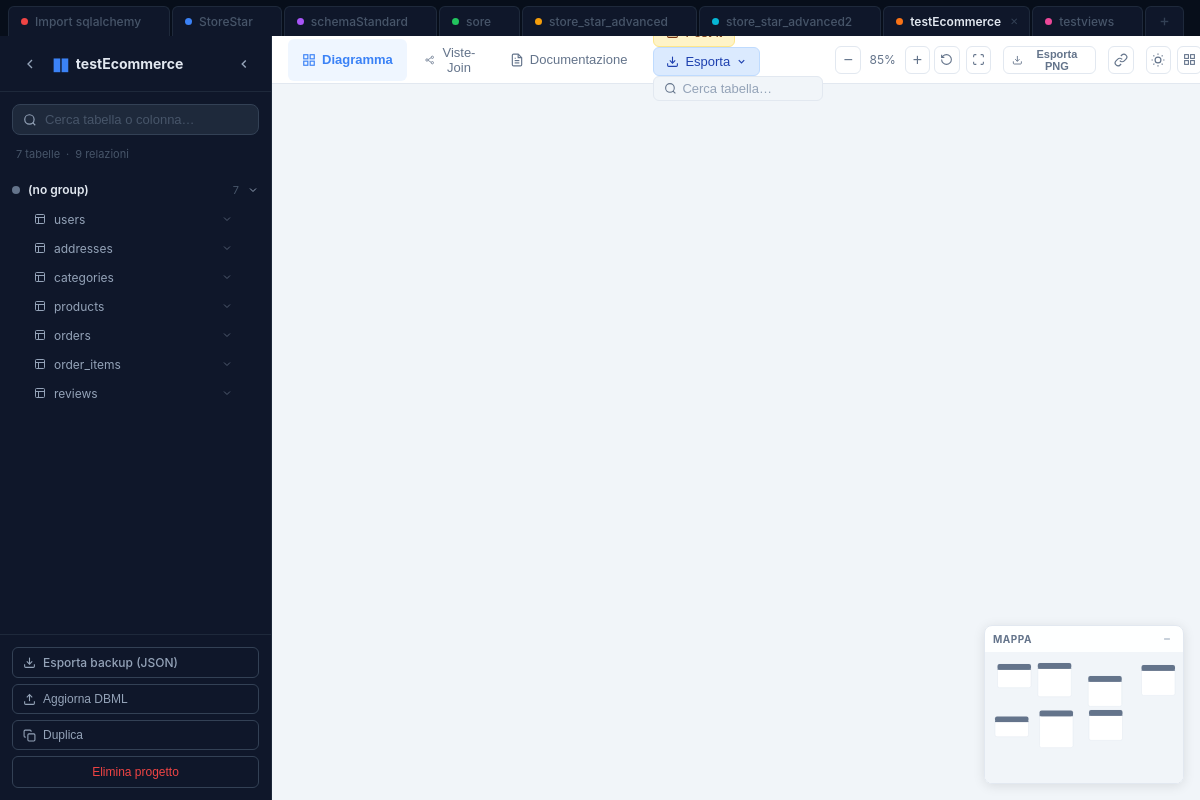
Screenshot of /project/3597344a160b with the database file from the repository.
### models.py (models this page shows)
class Project(Base):
    __tablename__ = "projects"
    id:              Mapped[str]            = mapped_column(String(16), primary_key=True)
    name:            Mapped[str]            = mapped_column(String(255), nullable=False)
    tables_data:     Mapped[str]            = mapped_column(Text, default="{}")
    groups_data:     Mapped[str]            = mapped_column(Text, default="{}")
    refs_data:       Mapped[str]            = mapped_column(Text, default="[]")
    ungrouped_data:  Mapped[str]            = mapped_column(Text, default="[]")
    saved_positions:  Mapped[str]           = mapped_column(Text, default="{}")
    notes_data:       Mapped[str]           = mapped_column(Text, default="[]")   # post-it notes
    markdown_notes:   Mapped[Optional[str]] = mapped_column(Text, default="")
    column_notes_data: Mapped[str]          = mapped_column(Text, default="{}")   # "table::col" → note
    enums_data:        Mapped[str]          = mapped_column(Text, default="[]")   # enum definitions from DBML
    views_data:        Mapped[str]          = mapped_column(Text, default="[]")   # saved join views
    doc_notes_data:    Mapped[str]          = mapped_column(Text, default="[]")   # multi-note docs
    table_notes_data:  Mapped[str]          = mapped_column(Text, default="{}")   # tname → table note override
    created_at:      Mapped[Optional[datetime]] = mapped_column(
        DateTime, server_default=func.now()
    )

### routers/pages.py (the view)
@router.get("/project/{pid}", response_class=HTMLResponse)
async def project_view(request: Request, pid: str, db: Session = Depends(get_db)):
    project  = _to_dict(_get_or_404(db, pid))
    all_tabs = [_to_dict_tab(p) for p in db.query(Project).order_by(Project.name).all()]
    return templates.TemplateResponse("project.html", {
        "request":      request,
        "project":      project,
        "project_json": json.dumps(project),
        "all_projects": all_tabs,
    })

### templates/project.html (shortened to what this page needs)
<!DOCTYPE html>
<html lang="it">
<head>
  <link rel="stylesheet" href="/static/css/base.css?v=2" />
  <link rel="stylesheet" href="/static/css/layout.css?v=2" />
  <link rel="stylesheet" href="/static/css/sidebar.css" />
  <link rel="stylesheet" href="/static/css/diagram.css?v=3" />
  <link rel="stylesheet" href="/static/css/docs.css?v=2" />
  <link rel="stylesheet" href="/static/css/notes.css" />
  <link rel="stylesheet" href="/static/css/joinview.css?v=2" />
  <link rel="stylesheet" href="https://cdn.jsdelivr.net/npm/easymde/dist/easymde.min.css" />
</head>
<body class="project-page">
<div class="project-tabs" id="projectTabs">
  {% for p in all_projects %}
  <div class="project-tab{% if p.id == project.id %} active{% endif %}" data-id="{{ p.id }}" title="{{ p.name }}">
    <a href="/project/{{ p.id }}" class="tab-link">
      <span class="tab-dot" style="background:{{ ['#ef4444','#3b82f6','#a855f7','#22c55e','#f59e0b','#06b6d4','#f97316','#ec4899'][loop.index0 % 8] }}"></span>
      <span class="tab-name">{{ p.name }}</span>
    </a>
    <button class="tab-close"
            data-active="{{ 'true' if p.id == project.id else 'false' }}"
            title="Chiudi">&#10005;</button>
  </div>
  {% endfor %}
  <a href="/" class="project-tab project-tab-new" title="Tutti i progetti / Nuovo">
    <svg width="13" height="13" viewBox="0 0 24 24" fill="none" stroke="currentColor" stroke-width="2.5"><line x1="12" y1="5" x2="12" y2="19"/><line x1="5" y1="12" x2="19" y2="12"/></svg>
  </a>
</div>
<div class="app-layout">
  <aside class="sidebar" id="sidebar">
    <div class="sidebar-brand">
      <a href="/" class="back-btn" title="Tutti i progetti">
        <svg width="16" height="16" viewBox="0 0 24 24" fill="none" stroke="currentColor" stroke-width="2"><polyline points="15 18 9 12 15 6"/></svg>
      </a>
      <span class="brand-logo">&#9646;&#9646;</span>
      <span class="brand-name" id="brandName" title="Clicca per rinominare" onclick="startRename()">
        <span id="brandNameText">{{ project.name }}</span>
      </span>
      <button class="sidebar-collapse-btn" id="sidebarCollapseBtn" onclick="toggleSidebar()" title="Nascondi sidebar">
        <svg width="14" height="14" viewBox="0 0 24 24" fill="none" stroke="currentColor" stroke-width="2.5"><polyline points="15 18 9 12 15 6"/></svg>
      </button>
    </div>
    <div class="sidebar-search">
      <svg width="14" height="14" viewBox="0 0 24 24" fill="none" stroke="currentColor" stroke-width="2" class="search-icon"><circle cx="11" cy="11" r="8"/><line x1="21" y1="21" x2="16.65" y2="16.65"/></svg>
      <input type="text" id="tableSearch" placeholder="Cerca tabella o colonna…"
             oninput="globalSearch(this.value)" />
    </div>
    <div class="sidebar-stats">
      <span>{{ project.tables | length }} tabelle</span>
      <span>&middot;</span>
      <span>{{ project.refs | length }} relazioni</span>
    </div>
    <nav class="sidebar-nav" id="sidebarNav">
      {% if project.ungrouped %}
      <div class="nav-group" data-group="__ungrouped__">
        <div class="nav-group-header" onclick="toggleGroup(this)">
          <span class="nav-group-dot" style="background:#64748b"></span>
          <span class="nav-group-name">(no group)</span>
          <span class="nav-group-count">{{ project.ungrouped | length }}</span>
          <svg class="nav-group-chevron" width="12" height="12" viewBox="0 0 24 24" fill="none" stroke="currentColor" stroke-width="2"><polyline points="6 9 12 15 18 9"/></svg>
        </div>
        <div class="nav-group-tables">
          {% for tname in project.ungrouped %}
          {% if tname in project.tables %}
          <div class="nav-table-wrapper">
            <div class="nav-table-item" onclick="toggleTableExpand(this, '{{ tname }}', event)" data-table="{{ tname }}">
              <svg width="12" height="12" viewBox="0 0 24 24" fill="none" stroke="currentColor" stroke-width="2"><rect x="3" y="3" width="18" height="18" rx="2"/><line x1="3" y1="9" x2="21" y2="9"/><line x1="9" y1="21" x2="9" y2="9"/></svg>
              <span>{{ project.tables[tname].name }}</span>
              <svg class="nav-table-chevron" width="12" height="12" viewBox="0 0 24 24" fill="none" stroke="currentColor" stroke-width="2"><polyline points="6 9 12 15 18 9"/></svg>
            </div>
          </div>
          {% endif %}
          {% endfor %}
        </div>
      </div>
      {% endif %}
    </nav>
    <div class="sidebar-footer">
      <a href="/project/{{ project.id }}/export" class="btn-sidebar-action" style="text-decoration:none; margin-bottom:6px">
        <svg width="13" height="13" viewBox="0 0 24 24" fill="none" stroke="currentColor" stroke-width="2"><path d="M21 15v4a2 2 0 0 1-2 2H5a2 2 0 0 1-2-2v-4"/><polyline points="7 10 12 15 17 10"/><line x1="12" y1="15" x2="12" y2="3"/></svg>
        Esporta backup (JSON)
      </a>
      <form action="/project/{{ project.id }}/reupload" method="post"
            enctype="multipart/form-data" id="reuploadForm">
        <button type="button" class="btn-sidebar-action"
                onclick="document.getElementById('reuploadFile').click()">
          <svg width="13" height="13" viewBox="0 0 24 24" fill="none" stroke="currentColor" stroke-width="2"><path d="M21 15v4a2 2 0 0 1-2 2H5a2 2 0 0 1-2-2v-4"/><polyline points="17 8 12 3 7 8"/><line x1="12" y1="3" x2="12" y2="15"/></svg>
          Aggiorna DBML
        </button>
      </form>
      <form action="/project/{{ project.id }}/duplicate" method="post">
        <button type="submit" class="btn-sidebar-action">
          <svg width="13" height="13" viewBox="0 0 24 24" fill="none" stroke="currentColor" stroke-width="2"><rect x="9" y="9" width="13" height="13" rx="2"/><path d="M5 15H4a2 2 0 0 1-2-2V4a2 2 0 0 1 2-2h9a2 2 0 0 1 2 2v1"/></svg>
          Duplica
        </button>
      </form>
      <form action="/project/{{ project.id }}/delete" method="post"
            onsubmit="return confirm('Eliminare il progetto?')">
        <button type="submit" class="btn-delete">Elimina progetto</button>
      </form>
    </div>
  </aside>
  <main class="main-area">
    <div class="main-toolbar">
      <div class="toolbar-tabs">
        <button class="toolbar-tab active" data-tab="diagram" onclick="switchTab('diagram', this)">
          <svg width="14" height="14" viewBox="0 0 24 24" fill="none" stroke="currentColor" stroke-width="2"><rect x="3" y="3" width="7" height="7"/><rect x="14" y="3" width="7" height="7"/><rect x="14" y="14" width="7" height="7"/><rect x="3" y="14" width="7" height="7"/></svg>
          Diagramma
        </button>
        <button class="toolbar-tab" data-tab="joinview" onclick="switchTab('joinview', this)">
          <svg width="14" height="14" viewBox="0 0 24 24" fill="none" stroke="currentColor" stroke-width="2"><circle cx="5" cy="12" r="3"/><circle cx="19" cy="5" r="3"/><circle cx="19" cy="19" r="3"/><line x1="8" y1="11" x2="16" y2="6"/><line x1="8" y1="13" x2="16" y2="18"/></svg>
          Viste-Join
        </button>
        <button class="toolbar-tab" data-tab="docs" onclick="switchTab('docs', this)">
          <svg width="14" height="14" viewBox="0 0 24 24" fill="none" stroke="currentColor" stroke-width="2"><path d="M14 2H6a2 2 0 0 0-2 2v16a2 2 0 0 0 2 2h12a2 2 0 0 0 2-2V8z"/><polyline points="14 2 14 8 20 8"/><line x1="16" y1="13" x2="8" y2="13"/><line x1="16" y1="17" x2="8" y2="17"/><polyline points="10 9 9 9 8 9"/></svg>
          Documentazione
        </button>
      </div>
      <div class="toolbar-actions" id="diagramActions">
        <button class="btn-add-note" onclick="addNoteCenter()" title="Doppio click sul canvas per aggiungere">
          <svg width="13" height="13" viewBox="0 0 24 24" fill="none" stroke="currentColor" stroke-width="2"><rect x="3" y="3" width="18" height="18" rx="2"/><line x1="12" y1="8" x2="12" y2="16"/><line x1="8" y1="12" x2="16" y2="12"/></svg>
        </button>
        <div class="export-dropdown" id="exportDropdown">
          <button class="btn-export" onclick="toggleExportMenu(event)" title="Esporta">
            <svg width="13" height="13" viewBox="0 0 24 24" fill="none" stroke="currentColor" stroke-width="2"><path d="M21 15v4a2 2 0 0 1-2 2H5a2 2 0 0 1-2-2v-4"/><polyline points="7 10 12 15 17 10"/><line x1="12" y1="15" x2="12" y2="3"/></svg>
            Esporta
            <svg width="11" height="11" viewBox="0 0 24 24" fill="none" stroke="currentColor" stroke-width="2.5" class="export-chevron"><polyline points="6 9 12 15 18 9"/></svg>
          </button>
        </div>
        <div class="canvas-search-wrap">
          <svg width="13" height="13" viewBox="0 0 24 24" fill="none" stroke="currentColor" stroke-width="2"><circle cx="11" cy="11" r="8"/><line x1="21" y1="21" x2="16.65" y2="16.65"/></svg>
          <input class="canvas-search-input" id="canvasSearch" placeholder="Cerca tabella…" autocomplete="off" />
        </div>
      </div>
      <div class="toolbar-zoom" id="zoomControls">
        <button class="zoom-btn" onclick="diagram && diagram.zoomOut()" title="Zoom out">&#8722;</button>
        <span class="zoom-label" id="zoomLabel">80%</span>
        <button class="zoom-btn" onclick="diagram && diagram.zoomIn()" title="Zoom in">&#43;</button>
        <button class="zoom-btn" onclick="diagram && diagram.resetView()" title="Reset vista">
          <svg width="13" height="13" viewBox="0 0 24 24" fill="none" stroke="currentColor" stroke-width="2"><path d="M3 12a9 9 0 1 0 9-9 9.75 9.75 0 0 0-6.74 2.74L3 8"/><path d="M3 3v5h5"/></svg>
        </button>
        <button class="zoom-btn" onclick="diagram && diagram.fitToScreen()" title="Adatta allo schermo" style="margin-left:2px">
          <svg width="13" height="13" viewBox="0 0 24 24" fill="none" stroke="currentColor" stroke-width="2"><path d="M8 3H5a2 2 0 0 0-2 2v3"/><path d="M21 8V5a2 2 0 0 0-2-2h-3"/><path d="M3 16v3a2 2 0 0 0 2 2h3"/><path d="M16 21h3a2 2 0 0 0 2-2v-3"/></svg>
        </button>
        <button class="zoom-btn" id="exportPngBtn" onclick="diagram && diagram.exportPNG()" title="Esporta PNG" style="margin-left:8px;padding:0 8px;width:auto;font-size:11px;font-weight:600;gap:4px;display:flex;align-items:center">
          <svg width="12" height="12" viewBox="0 0 24 24" fill="none" stroke="currentColor" stroke-width="2"><path d="M21 15v4a2 2 0 0 1-2 2H5a2 2 0 0 1-2-2v-4"/><polyline points="7 10 12 15 17 10"/><line x1="12" y1="15" x2="12" y2="3"/></svg>
          Esporta PNG
        </button>
        <button class="zoom-btn" id="connToggleBtn" onclick="toggleConnections(this)" title="Mostra/nascondi collegamenti" style="margin-left:8px;width:28px">
          <svg width="14" height="14" viewBox="0 0 24 24" fill="none" stroke="currentColor" stroke-width="2"><path d="M10 13a5 5 0 0 0 7.54.54l3-3a5 5 0 0 0-7.07-7.07l-1.72 1.71"/><path d="M14 11a5 5 0 0 0-7.54-.54l-3 3a5 5 0 0 0 7.07 7.07l1.71-1.71"/></svg>
        </button>
        <button class="zoom-btn" id="themeToggleBtn" onclick="toggleTheme()" title="Tema chiaro/scuro" style="margin-left:8px;width:28px">
          <svg id="themeIcon" width="14" height="14" viewBox="0 0 24 24" fill="none" stroke="currentColor" stroke-width="2"><path d="M21 12.79A9 9 0 1 1 11.21 3 7 7 0 0 0 21 12.79z"/></svg>
        </button>
        <button class="zoom-btn" onclick="diagram && confirm('Reimpostare il layout? Le posizioni salvate andranno perse.') && diagram.resetLayout()" title="Reset layout" style="margin-left:2px">
          <svg width="13" height="13" viewBox="0 0 24 24" fill="none" stroke="currentColor" stroke-width="2"><rect x="3" y="3" width="7" height="7"/><rect x="14" y="3" width="7" height="7"/><rect x="14" y="14" width="7" height="7"/><rect x="3" y="14" width="7" height="7"/></svg>
        </button>
      </div>
    </div>
    <div class="tab-panel active" id="tab-diagram">
      <div id="diagramContainer" class="diagram-container"></div>
    </div>
  </main>
</div>
</body>
</html>

### rows the page displays
Project: name "Import sqlalchemy"
Project: name "StoreStar"
Project: name "schemaStandard"
Project: name "sore"
Project: name "store_star_advanced"
Project: name "store_star_advanced2"
Project: name "testEcommerce"
Project: name "testviews"

### other values shown
{{ project.tables | length }} "7"
{{ project.refs | length }} "9"
{{ project.ungrouped | length }} "7"
{{ project.tables[tname].name }} "users" "addresses" "categories" "products" "orders" "order_items" "reviews"
